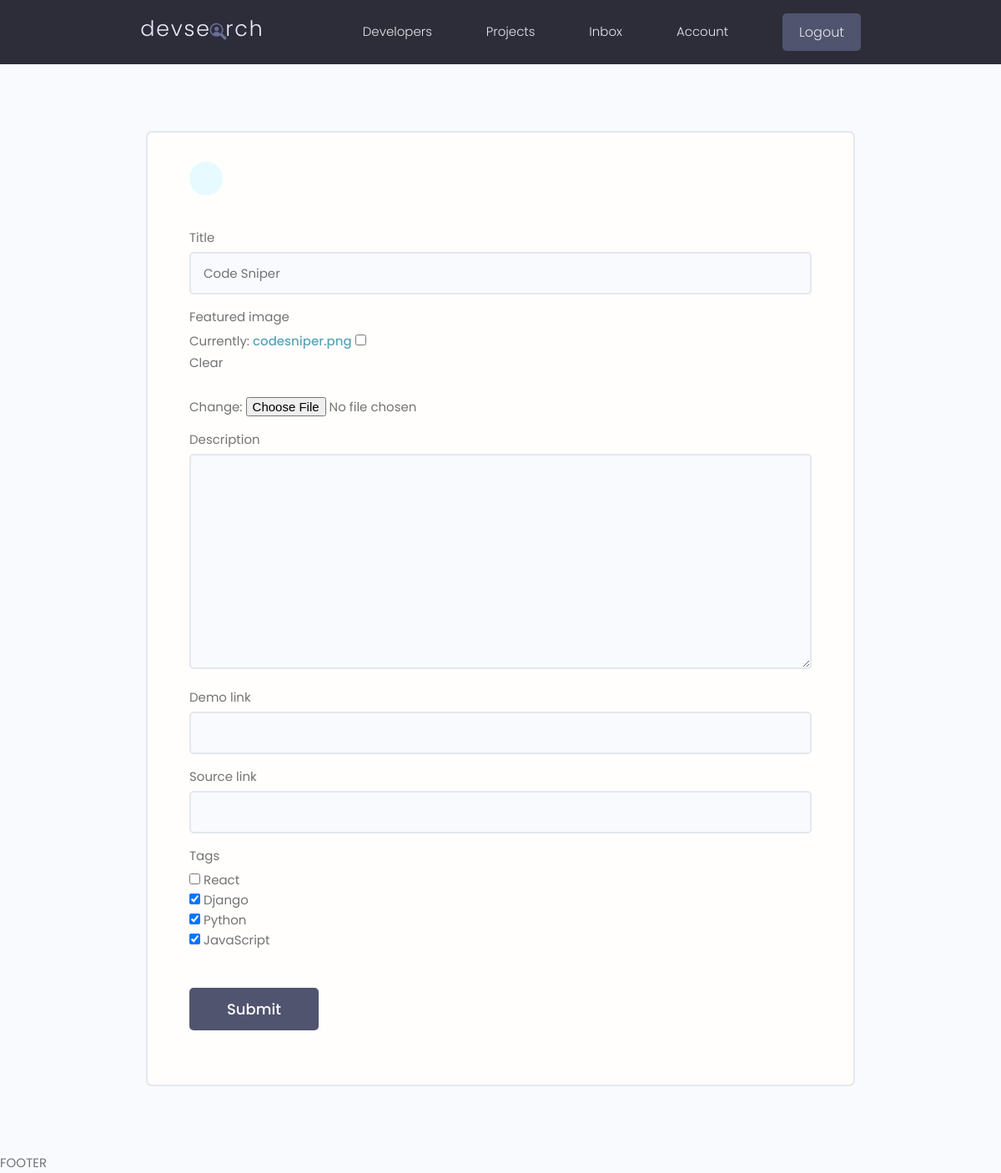
Page /projects/update-project/77275adc-f1a0-4c88-8128-96a1cdafae03 (signed in) on the earlier database version.
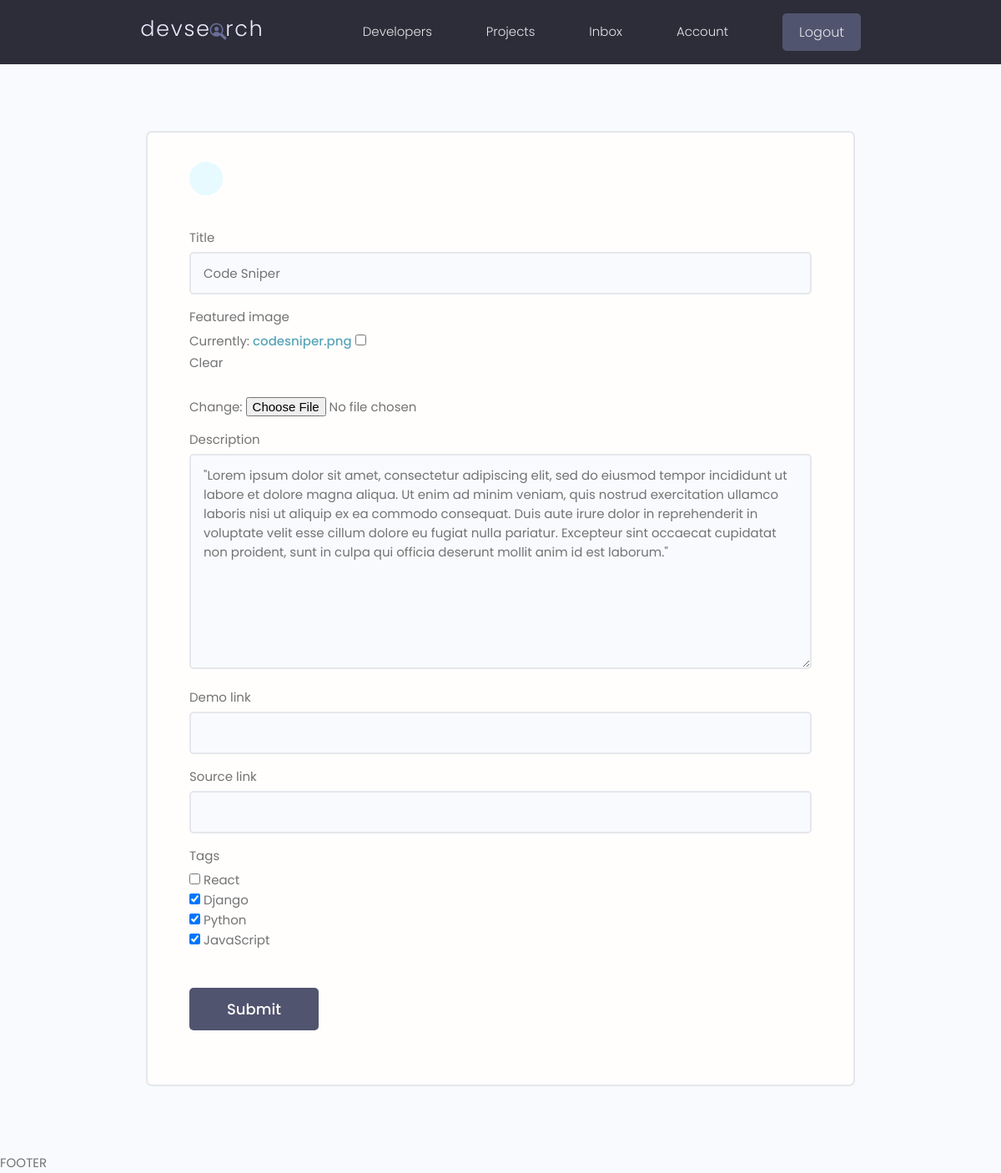
Same page on the later database version.
### projects/models.py (models this page shows, shortened)
class Project(models.Model):
    owner = models.ForeignKey(Profile, null=True, blank=True, on_delete=models.SET_NULL)
    title = models.CharField(max_length=200)
    description = models.TextField(null=True, blank=True)
    featured_image = models.ImageField(null=True, blank=True, default="default.jpg")
    demo_link = models.CharField(max_length=2000, null=True, blank=True)
    source_link = models.CharField(max_length=2000, null=True, blank=True)
    tags = models.ManyToManyField('Tag', blank=True)
    vote_total = models.IntegerField(default=0, null=True, blank=True)
    vote_ratio = models.IntegerField(default=0, null=True, blank=True)
    created = models.DateTimeField(auto_now_add=True)
    id = models.UUIDField(default=uuid.uuid4, unique=True, primary_key=True, editable=False)

### projects/views.py (the view)
# urls.py: path('update-project/<str:pk>', views.updateProject, name='update-project'),
@login_required(login_url='login')
def updateProject(request, pk):
    profile = request.user.profile
    project = profile.project_set.get(id=pk)
    form = ProjectForm(instance=project)
    if request.method == 'POST':
        form = ProjectForm(request.POST, request.FILES, instance=project)
        if form.is_valid():
            form.save()
            return redirect('projects')
    context = {
        'form': form
    }
    return render(request, 'projects/project_form.html', context)

### projects/forms.py
class ProjectForm(ModelForm):
    class Meta:
        model = Project
        fields = ['title', 'featured_image', 'description', 'demo_link', 'source_link', 'tags']
        widgets = {
            'tags': forms.CheckboxSelectMultiple()
        }
    def __init__(self, *args, **kwargs):
        super(ProjectForm, self).__init__(*args, **kwargs)
        for name, field in self.fields.items():
            field.widget.attrs.update({'class':'input'})

### projects/models.py (called while the page is built)
    def __str__(self):
        return self.name

### projects/templates/projects/project_form.html (shortened to what this page needs)
{% extends 'main.html' %}
{% block content %}
<main class="formPage my-xl">
    <div class="content-box">
        <div class="formWrapper">
            <a class="backButton" href="#"></a>
            <br>
            <form class="form" method="POST" enctype="multipart/form-data">
                {% for field in form %}
                <div class="form__field">
                    <label for="formInput#text">{{field.label}}</label>
                    {{field}}
                </div>
                {% endfor %}
                <input class="btn btn--sub btn--lg  my-md" type="submit" value="Submit" />
            </form>
        </div>
    </div>
</main>
{% endblock content %}

Differences in the rows shown:
changed Project "Code Sniper": description (not shown) → "\"Lorem ipsum dolor sit amet, consectetur adipiscing elit, sed do eiusmod tempor incididunt ut labore et dolore magna aliqua. Ut enim ad minim veniam, quis nostrud exercitation ullamco laboris nisi ut aliquip ex ea commodo consequat. Duis aute irure dolor in reprehenderit in voluptate velit esse cillum dolore eu fugiat nulla pariatur. Excepteur sint occaecat cupidatat non proident, sunt in culpa qui officia deserunt mollit anim id est laborum.\""
